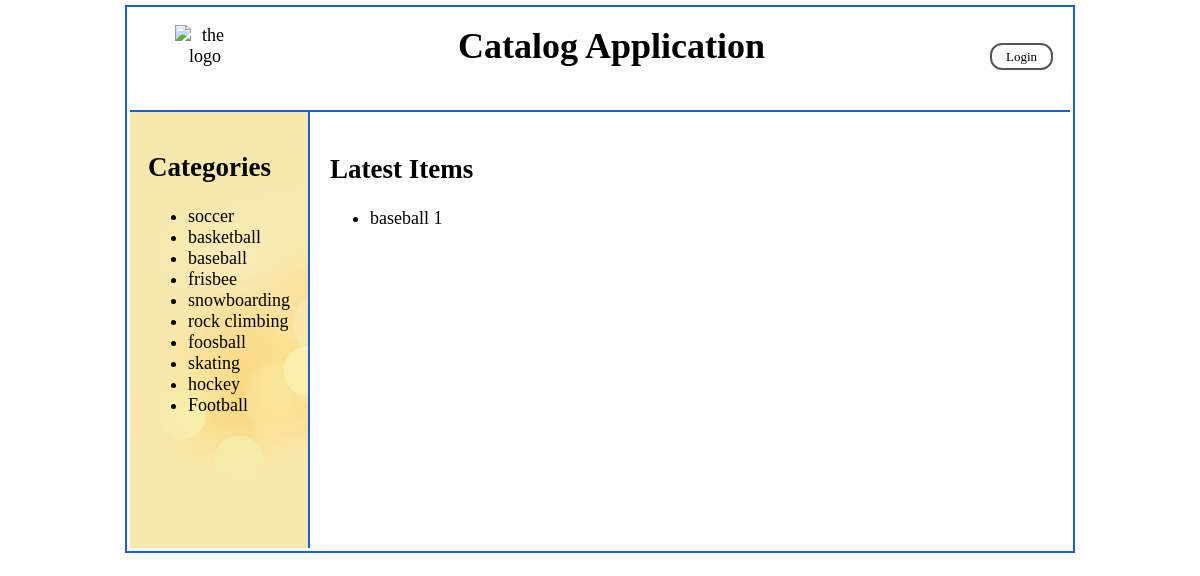
The app's page /catalog/baseball/items/ with its own data.
### database_setup.py (models this page shows, shortened)
class Category(Base):
    __tablename__ = 'category'
    id = Column(Integer, primary_key=True)
    name = Column(String(255), nullable=False)
    user_id = Column(Integer, ForeignKey('user.id'))
    user = relationship(User, backref="category")

class Items(Base):
    __tablename__ = 'items'
    id = Column(Integer, primary_key=True)
    name = Column(String(250), nullable=False)
    date = Column(DateTime, nullable=False)
    description = Column(String(250))
    picture = Column(String(250))
    category_id = Column(Integer, ForeignKey('category.id'))
    category = relationship(
        Category, backref=backref('items', cascade='all, delete'))
    user_id = Column(Integer, ForeignKey('user.id'))
    user = relationship(User, backref="items")

### project.py (the view, shortened to what this page needs)
@app.route('/catalog/<path:category_name>/items/')
def showCategory(category_name):
    categories = session.query(Category).all()
    category = session.query(Category).filter_by(name=category_name).one()
    items = session.query(Items).filter_by(category=category).all()
    creator = getUserInfo(category.user_id)
    if 'username' not in login_session or creator.id != login_session[
            'user_id']:
        return render_template(
            'public_items.html',
            category=category.name,
            categories=categories,
            items=items)

### project.py (called while the page is built)
def getUserInfo(user_id):
    user = session.query(User).filter_by(id=user_id).one()
    return user

### templates/public_items.html
{% include "header.html" %}
<div>
    <nav>
        <h2>Categories</h2>
        <ul>
            {% for c in categories %}
            <li>
                <a href="{{url_for('showCategory', category_name = c.name,)}}" style="color:black">{{c.name}}</a>
            </li>
            {% endfor %}
        </ul>
    </nav>
    <article>
        <h2>Latest Items</h2>
        <ul>
            {% for i in items %}
            <li>
                <a href="{{url_for('showItem', category_name = i.category.name, item_name = i.name)}}" style="color:black">{{
                    i.name }}</a>
            </li>
            {% endfor %}
        </ul>
    </article>
</div>
</body>
</html>

### static/styles.css (style rules this page uses)
a:link { text-decoration: none; }
nav { float: left; max-width: 250px; margin: 0; padding: 1em; border-right: 2px solid #205dcc; min-height: 400px; background: url("2.jpg"); background-size: cover; }
article { float: left; padding-left: 20px; padding-top: 20px; min-height: 400px; }
body { position: absolute; left: 10%; right: 10%; border: 2px solid; padding: 3px; margin: 5px; border-color: #205dcc; font-size: 18px; min-height: 480px; }

### records on screen
Category: name "soccer"
Category: name "basketball"
Category: name "baseball"
Category: name "frisbee"
Category: name "snowboarding"
Category: name "rock climbing"
Category: name "foosball"
Category: name "skating"
Category: name "hockey"
Category: name "Football"
Items: name "baseball 1"
